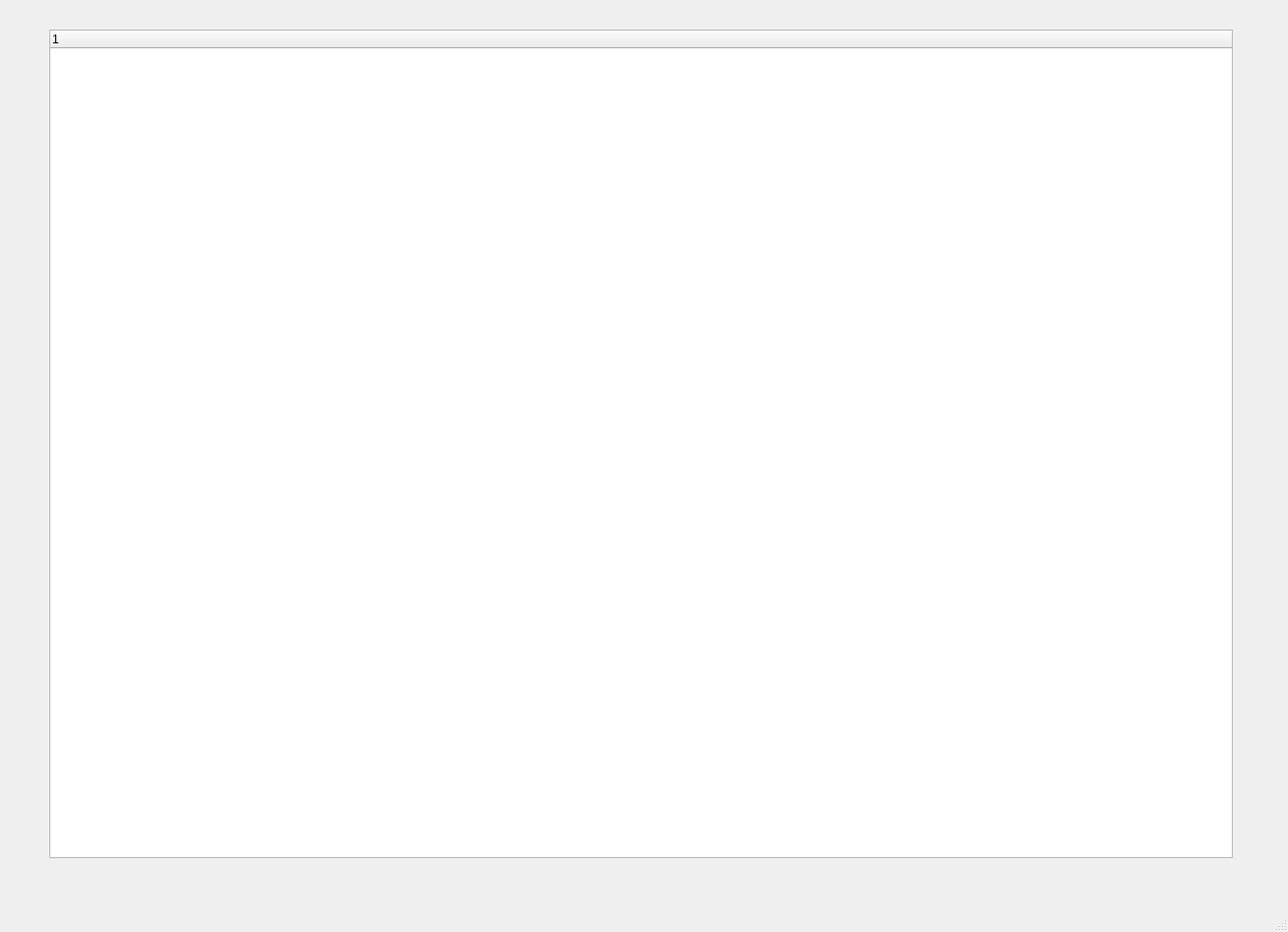
<?xml version="1.0" encoding="UTF-8"?>
<ui version="4.0">
 <class>MainWindow</class>
 <widget class="QMainWindow" name="MainWindow">
  <property name="geometry">
   <rect>
    <x>0</x>
    <y>0</y>
    <width>1307</width>
    <height>946</height>
   </rect>
  </property>
  <property name="windowTitle">
   <string>MainWindow</string>
  </property>
  <widget class="QWidget" name="centralwidget">
   <widget class="QTreeWidget" name="treeWidget">
    <property name="geometry">
     <rect>
      <x>50</x>
      <y>30</y>
      <width>1201</width>
      <height>841</height>
     </rect>
    </property>
    <column>
     <property name="text">
      <string notr="true">1</string>
     </property>
    </column>
   </widget>
  </widget>
  <widget class="QMenuBar" name="menubar">
   <property name="geometry">
    <rect>
     <x>0</x>
     <y>0</y>
     <width>1307</width>
     <height>30</height>
    </rect>
   </property>
  </widget>
  <widget class="QStatusBar" name="statusbar"/>
 </widget>
 <resources/>
 <connections/>
</ui>
